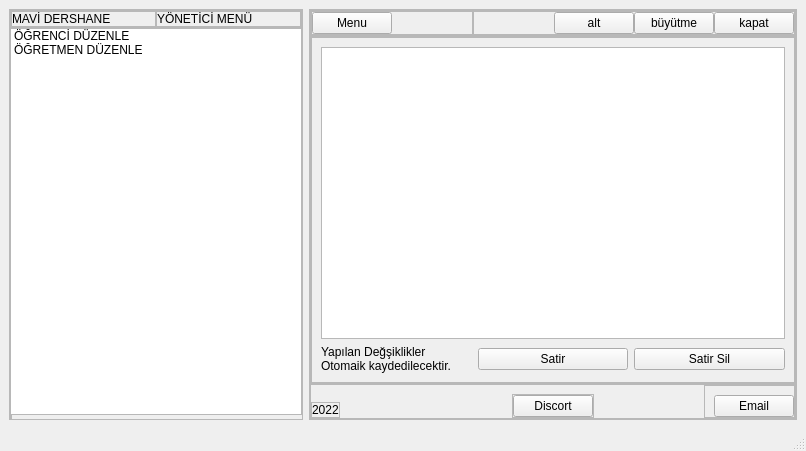
<?xml version="1.0" encoding="UTF-8"?>
<ui version="4.0">
 <class>MainWindow</class>
 <widget class="QMainWindow" name="MainWindow">
  <property name="geometry">
   <rect>
    <x>0</x>
    <y>0</y>
    <width>806</width>
    <height>451</height>
   </rect>
  </property>
  <property name="windowTitle">
   <string>MainWindow</string>
  </property>
  <widget class="QWidget" name="centralwidget">
   <layout class="QHBoxLayout" name="horizontalLayout">
    <item>
     <widget class="QFrame" name="frame_2">
      <property name="minimumSize">
       <size>
        <width>0</width>
        <height>0</height>
       </size>
      </property>
      <property name="maximumSize">
       <size>
        <width>500</width>
        <height>16777215</height>
       </size>
      </property>
      <property name="frameShape">
       <enum>QFrame::StyledPanel</enum>
      </property>
      <property name="frameShadow">
       <enum>QFrame::Raised</enum>
      </property>
      <layout class="QVBoxLayout" name="verticalLayout">
       <property name="spacing">
        <number>0</number>
       </property>
       <property name="leftMargin">
        <number>0</number>
       </property>
       <property name="topMargin">
        <number>0</number>
       </property>
       <property name="rightMargin">
        <number>0</number>
       </property>
       <property name="bottomMargin">
        <number>0</number>
       </property>
       <item alignment="Qt::AlignTop">
        <widget class="QFrame" name="frame_3">
         <property name="frameShape">
          <enum>QFrame::StyledPanel</enum>
         </property>
         <property name="frameShadow">
          <enum>QFrame::Raised</enum>
         </property>
         <layout class="QHBoxLayout" name="horizontalLayout_4">
          <property name="spacing">
           <number>0</number>
          </property>
          <property name="leftMargin">
           <number>0</number>
          </property>
          <property name="topMargin">
           <number>0</number>
          </property>
          <property name="rightMargin">
           <number>0</number>
          </property>
          <property name="bottomMargin">
           <number>0</number>
          </property>
          <item>
           <widget class="QFrame" name="frame_15">
            <property name="frameShape">
             <enum>QFrame::StyledPanel</enum>
            </property>
            <property name="frameShadow">
             <enum>QFrame::Raised</enum>
            </property>
            <layout class="QHBoxLayout" name="horizontalLayout_8">
             <property name="spacing">
              <number>0</number>
             </property>
             <property name="leftMargin">
              <number>0</number>
             </property>
             <property name="topMargin">
              <number>0</number>
             </property>
             <property name="rightMargin">
              <number>0</number>
             </property>
             <property name="bottomMargin">
              <number>0</number>
             </property>
             <item alignment="Qt::AlignLeft|Qt::AlignTop">
              <widget class="QLabel" name="reklam_yazi">
               <property name="text">
                <string>MAVİ DERSHANE</string>
               </property>
              </widget>
             </item>
            </layout>
           </widget>
          </item>
          <item>
           <widget class="QFrame" name="frame_16">
            <property name="frameShape">
             <enum>QFrame::StyledPanel</enum>
            </property>
            <property name="frameShadow">
             <enum>QFrame::Raised</enum>
            </property>
            <layout class="QHBoxLayout" name="horizontalLayout_9">
             <property name="spacing">
              <number>0</number>
             </property>
             <property name="leftMargin">
              <number>0</number>
             </property>
             <property name="topMargin">
              <number>0</number>
             </property>
             <property name="rightMargin">
              <number>0</number>
             </property>
             <property name="bottomMargin">
              <number>0</number>
             </property>
             <item alignment="Qt::AlignLeft|Qt::AlignTop">
              <widget class="QLabel" name="bilgi_yazi">
               <property name="text">
                <string>YÖNETİCİ MENÜ</string>
               </property>
              </widget>
             </item>
            </layout>
           </widget>
          </item>
         </layout>
        </widget>
       </item>
       <item>
        <widget class="QListWidget" name="grevler">
         <property name="textElideMode">
          <enum>Qt::ElideLeft</enum>
         </property>
         <property name="verticalScrollMode">
          <enum>QAbstractItemView::ScrollPerItem</enum>
         </property>
         <property name="horizontalScrollMode">
          <enum>QAbstractItemView::ScrollPerItem</enum>
         </property>
         <property name="movement">
          <enum>QListView::Static</enum>
         </property>
         <property name="flow">
          <enum>QListView::TopToBottom</enum>
         </property>
         <property name="isWrapping" stdset="0">
          <bool>false</bool>
         </property>
         <item>
          <property name="text">
           <string>ÖĞRENCİ DÜZENLE</string>
          </property>
         </item>
         <item>
          <property name="text">
           <string>ÖĞRETMEN DÜZENLE</string>
          </property>
         </item>
        </widget>
       </item>
       <item alignment="Qt::AlignLeft">
        <widget class="QFrame" name="frame_4">
         <property name="frameShape">
          <enum>QFrame::StyledPanel</enum>
         </property>
         <property name="frameShadow">
          <enum>QFrame::Raised</enum>
         </property>
         <layout class="QVBoxLayout" name="verticalLayout_4">
          <property name="spacing">
           <number>0</number>
          </property>
          <property name="leftMargin">
           <number>0</number>
          </property>
          <property name="topMargin">
           <number>0</number>
          </property>
          <property name="rightMargin">
           <number>0</number>
          </property>
          <property name="bottomMargin">
           <number>0</number>
          </property>
         </layout>
        </widget>
       </item>
       <item alignment="Qt::AlignLeft|Qt::AlignBottom">
        <widget class="QFrame" name="frame_5">
         <property name="frameShape">
          <enum>QFrame::StyledPanel</enum>
         </property>
         <property name="frameShadow">
          <enum>QFrame::Raised</enum>
         </property>
         <layout class="QVBoxLayout" name="verticalLayout_5">
          <property name="spacing">
           <number>0</number>
          </property>
          <property name="leftMargin">
           <number>0</number>
          </property>
          <property name="topMargin">
           <number>0</number>
          </property>
          <property name="rightMargin">
           <number>0</number>
          </property>
          <property name="bottomMargin">
           <number>0</number>
          </property>
         </layout>
        </widget>
       </item>
      </layout>
     </widget>
    </item>
    <item>
     <widget class="QFrame" name="frame">
      <property name="frameShape">
       <enum>QFrame::StyledPanel</enum>
      </property>
      <property name="frameShadow">
       <enum>QFrame::Raised</enum>
      </property>
      <layout class="QVBoxLayout" name="verticalLayout_2">
       <property name="spacing">
        <number>0</number>
       </property>
       <property name="leftMargin">
        <number>0</number>
       </property>
       <property name="topMargin">
        <number>0</number>
       </property>
       <property name="rightMargin">
        <number>0</number>
       </property>
       <property name="bottomMargin">
        <number>0</number>
       </property>
       <item alignment="Qt::AlignTop">
        <widget class="QFrame" name="frame_6">
         <property name="frameShape">
          <enum>QFrame::StyledPanel</enum>
         </property>
         <property name="frameShadow">
          <enum>QFrame::Raised</enum>
         </property>
         <layout class="QHBoxLayout" name="horizontalLayout_2">
          <property name="spacing">
           <number>0</number>
          </property>
          <property name="leftMargin">
           <number>0</number>
          </property>
          <property name="topMargin">
           <number>0</number>
          </property>
          <property name="rightMargin">
           <number>0</number>
          </property>
          <property name="bottomMargin">
           <number>0</number>
          </property>
          <item>
           <widget class="QFrame" name="frame_9">
            <property name="frameShape">
             <enum>QFrame::StyledPanel</enum>
            </property>
            <property name="frameShadow">
             <enum>QFrame::Raised</enum>
            </property>
            <layout class="QHBoxLayout" name="horizontalLayout_7">
             <property name="spacing">
              <number>0</number>
             </property>
             <property name="leftMargin">
              <number>0</number>
             </property>
             <property name="topMargin">
              <number>0</number>
             </property>
             <property name="rightMargin">
              <number>0</number>
             </property>
             <property name="bottomMargin">
              <number>0</number>
             </property>
             <item alignment="Qt::AlignLeft|Qt::AlignTop">
              <widget class="QPushButton" name="slider">
               <property name="text">
                <string>Menu</string>
               </property>
              </widget>
             </item>
             <item>
              <spacer name="horizontalSpacer_3">
               <property name="orientation">
                <enum>Qt::Horizontal</enum>
               </property>
               <property name="sizeHint" stdset="0">
                <size>
                 <width>40</width>
                 <height>20</height>
                </size>
               </property>
              </spacer>
             </item>
             <item>
              <spacer name="horizontalSpacer_4">
               <property name="orientation">
                <enum>Qt::Horizontal</enum>
               </property>
               <property name="sizeHint" stdset="0">
                <size>
                 <width>40</width>
                 <height>20</height>
                </size>
               </property>
              </spacer>
             </item>
            </layout>
           </widget>
          </item>
          <item alignment="Qt::AlignRight|Qt::AlignTop">
           <widget class="QFrame" name="frame_10">
            <property name="frameShape">
             <enum>QFrame::StyledPanel</enum>
            </property>
            <property name="frameShadow">
             <enum>QFrame::Raised</enum>
            </property>
            <layout class="QHBoxLayout" name="horizontalLayout_5">
             <property name="spacing">
              <number>0</number>
             </property>
             <property name="leftMargin">
              <number>0</number>
             </property>
             <property name="topMargin">
              <number>0</number>
             </property>
             <property name="rightMargin">
              <number>0</number>
             </property>
             <property name="bottomMargin">
              <number>0</number>
             </property>
             <item>
              <spacer name="horizontalSpacer">
               <property name="orientation">
                <enum>Qt::Horizontal</enum>
               </property>
               <property name="sizeHint" stdset="0">
                <size>
                 <width>40</width>
                 <height>20</height>
                </size>
               </property>
              </spacer>
             </item>
             <item>
              <spacer name="horizontalSpacer_2">
               <property name="orientation">
                <enum>Qt::Horizontal</enum>
               </property>
               <property name="sizeHint" stdset="0">
                <size>
                 <width>40</width>
                 <height>20</height>
                </size>
               </property>
              </spacer>
             </item>
             <item>
              <widget class="QPushButton" name="alt">
               <property name="text">
                <string>alt</string>
               </property>
              </widget>
             </item>
             <item>
              <widget class="QPushButton" name="full">
               <property name="text">
                <string>büyütme</string>
               </property>
              </widget>
             </item>
             <item>
              <widget class="QPushButton" name="kapat">
               <property name="text">
                <string>kapat</string>
               </property>
              </widget>
             </item>
            </layout>
           </widget>
          </item>
         </layout>
        </widget>
       </item>
       <item>
        <widget class="QFrame" name="frame_7">
         <property name="sizePolicy">
          <sizepolicy hsizetype="Preferred" vsizetype="Expanding">
           <horstretch>0</horstretch>
           <verstretch>0</verstretch>
          </sizepolicy>
         </property>
         <property name="frameShape">
          <enum>QFrame::StyledPanel</enum>
         </property>
         <property name="frameShadow">
          <enum>QFrame::Raised</enum>
         </property>
         <layout class="QVBoxLayout" name="verticalLayout_3">
          <property name="spacing">
           <number>0</number>
          </property>
          <property name="leftMargin">
           <number>0</number>
          </property>
          <property name="topMargin">
           <number>0</number>
          </property>
          <property name="rightMargin">
           <number>0</number>
          </property>
          <property name="bottomMargin">
           <number>0</number>
          </property>
          <item>
           <widget class="QStackedWidget" name="stackedWidget">
            <property name="frameShape">
             <enum>QFrame::StyledPanel</enum>
            </property>
            <property name="frameShadow">
             <enum>QFrame::Sunken</enum>
            </property>
            <property name="lineWidth">
             <number>1</number>
            </property>
            <property name="currentIndex">
             <number>0</number>
            </property>
            <widget class="QWidget" name="page">
             <layout class="QVBoxLayout" name="verticalLayout_6">
              <item>
               <widget class="QTableView" name="tableView"/>
              </item>
              <item>
               <layout class="QHBoxLayout" name="horizontalLayout_10">
                <item>
                 <widget class="QLabel" name="label">
                  <property name="text">
                   <string>Yapılan Değşiklikler Otomaik kaydedilecektir.</string>
                  </property>
                  <property name="wordWrap">
                   <bool>true</bool>
                  </property>
                 </widget>
                </item>
                <item>
                 <widget class="QPushButton" name="gncl">
                  <property name="text">
                   <string>Satir</string>
                  </property>
                 </widget>
                </item>
                <item>
                 <widget class="QPushButton" name="sil">
                  <property name="text">
                   <string>Satir Sil</string>
                  </property>
                 </widget>
                </item>
               </layout>
              </item>
             </layout>
            </widget>
            <widget class="QWidget" name="page_2">
             <layout class="QVBoxLayout" name="verticalLayout_7">
              <item>
               <widget class="QTableView" name="tableView_2"/>
              </item>
              <item>
               <layout class="QHBoxLayout" name="horizontalLayout_14">
                <item>
                 <widget class="QPushButton" name="gncl_2">
                  <property name="text">
                   <string>Güncelle</string>
                  </property>
                 </widget>
                </item>
                <item>
                 <widget class="QPushButton" name="sil_2">
                  <property name="text">
                   <string>Sil</string>
                  </property>
                 </widget>
                </item>
               </layout>
              </item>
             </layout>
            </widget>
           </widget>
          </item>
         </layout>
        </widget>
       </item>
       <item alignment="Qt::AlignBottom">
        <widget class="QFrame" name="frame_8">
         <property name="frameShape">
          <enum>QFrame::StyledPanel</enum>
         </property>
         <property name="frameShadow">
          <enum>QFrame::Raised</enum>
         </property>
         <layout class="QHBoxLayout" name="horizontalLayout_3">
          <property name="spacing">
           <number>0</number>
          </property>
          <property name="leftMargin">
           <number>0</number>
          </property>
          <property name="topMargin">
           <number>0</number>
          </property>
          <property name="rightMargin">
           <number>0</number>
          </property>
          <property name="bottomMargin">
           <number>0</number>
          </property>
          <item alignment="Qt::AlignLeft|Qt::AlignBottom">
           <widget class="QFrame" name="frame_12">
            <property name="frameShape">
             <enum>QFrame::StyledPanel</enum>
            </property>
            <property name="frameShadow">
             <enum>QFrame::Raised</enum>
            </property>
            <layout class="QHBoxLayout" name="horizontalLayout_13">
             <property name="spacing">
              <number>0</number>
             </property>
             <property name="leftMargin">
              <number>0</number>
             </property>
             <property name="topMargin">
              <number>0</number>
             </property>
             <property name="rightMargin">
              <number>0</number>
             </property>
             <property name="bottomMargin">
              <number>0</number>
             </property>
             <item>
              <widget class="QLabel" name="tarih_yazi">
               <property name="text">
                <string>2022</string>
               </property>
              </widget>
             </item>
            </layout>
           </widget>
          </item>
          <item alignment="Qt::AlignHCenter|Qt::AlignBottom">
           <widget class="QFrame" name="frame_14">
            <property name="frameShape">
             <enum>QFrame::StyledPanel</enum>
            </property>
            <property name="frameShadow">
             <enum>QFrame::Raised</enum>
            </property>
            <layout class="QHBoxLayout" name="horizontalLayout_12">
             <property name="spacing">
              <number>0</number>
             </property>
             <property name="leftMargin">
              <number>0</number>
             </property>
             <property name="topMargin">
              <number>0</number>
             </property>
             <property name="rightMargin">
              <number>0</number>
             </property>
             <property name="bottomMargin">
              <number>0</number>
             </property>
             <item>
              <widget class="QPushButton" name="dicort">
               <property name="text">
                <string>Discort</string>
               </property>
              </widget>
             </item>
            </layout>
           </widget>
          </item>
          <item alignment="Qt::AlignRight">
           <widget class="QFrame" name="frame_13">
            <property name="frameShape">
             <enum>QFrame::StyledPanel</enum>
            </property>
            <property name="frameShadow">
             <enum>QFrame::Raised</enum>
            </property>
            <layout class="QHBoxLayout" name="horizontalLayout_11">
             <property name="spacing">
              <number>0</number>
             </property>
             <property name="rightMargin">
              <number>0</number>
             </property>
             <property name="bottomMargin">
              <number>0</number>
             </property>
             <item>
              <widget class="QPushButton" name="email">
               <property name="text">
                <string>Email</string>
               </property>
              </widget>
             </item>
            </layout>
           </widget>
          </item>
         </layout>
        </widget>
       </item>
      </layout>
     </widget>
    </item>
   </layout>
  </widget>
  <widget class="QStatusBar" name="statusbar"/>
 </widget>
 <resources/>
 <connections/>
</ui>
